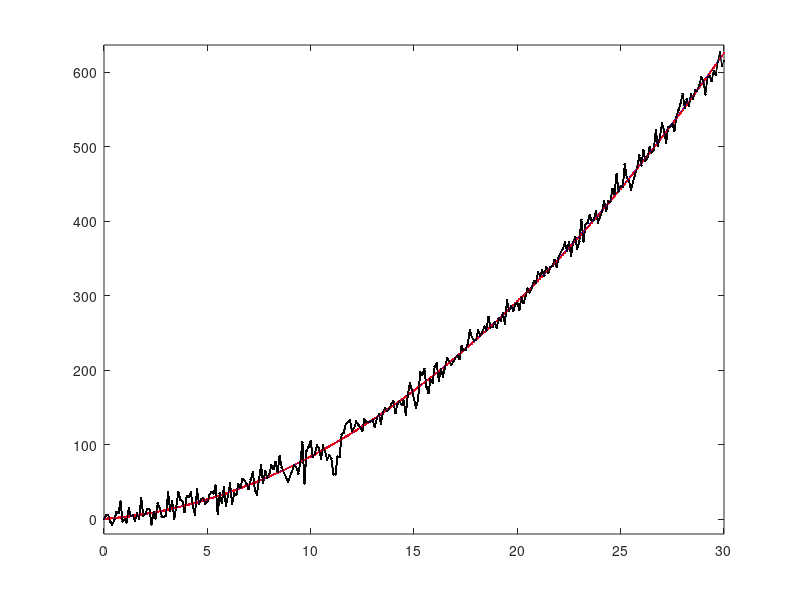

Recreate this plot in MATLAB. (Note: this script raises an error after producing the figure.)
% written by StudentDave
%for licensing and usage questions
%email scienceguy5000 at gmail. com

%Bayesian Ninja tracking Quail using kalman filter

clear all
%% define our meta-variables (i.e. how long and often we will sample)
duration = 30  %how long the Quail flies
dt = .1;  %The Ninja continuously looks for the birdy,
%but we'll assume he's just repeatedly sampling over time at a fixed interval

%% Define update equations (Coefficent matrices): A physics based model for where we expect the Quail to be [state transition (state + velocity)] + [input control (acceleration)]
A = [1 dt; 0 1] ; % state transition matrix:  expected flight of the Quail (state prediction)
B = [dt^2/2; dt]; %input control matrix:  expected effect of the input accceleration on the state.
C = [1 0]; % measurement matrix: the expected measurement given the predicted state (likelihood)
%since we are only measuring position (too hard for the ninja to calculate speed), we set the velocity variable to
%zero.

%% define main variables
u = 1.25; % define acceleration magnitude
Q= [0; 2]; %initized state--it has two components: [position; velocity] of the Quail
Q_no_noise= [0; 2]; %initized state--it has two components: [position; velocity] of the Quail; used as no noise case
Q_estimate = Q;  %x_estimate of initial location estimation of where the Quail is (what we are updating)
QuailAccel_noise_mag = 0.05; %process noise: the variability in how fast the Quail is speeding up (stdv of acceleration: meters/sec^2)
NinjaVision_noise_mag = 10;  %measurement noise: How mask-blinded is the Ninja (stdv of location, in meters)
Ez = NinjaVision_noise_mag^2;% Ez convert the measurement noise (stdv) into covariance matrix
Ex = (QuailAccel_noise_mag)^2 * [dt^4/4 0; 0 dt^2]; % Ex convert the process noise (stdv) into covariance matrix
P = Ex; % estimate of initial Quail position variance (covariance matrix)

%% initize result variables
% Initialize for speed
Q_loc_no_noise = []; % ACTUAL Quail flight path
Q_loc = []; % ACTUAL Quail flight path
vel = []; % ACTUAL Quail velocity
Q_loc_meas = []; % Quail path that the Ninja sees


%% simulate what the Ninja sees over time
figure(2);clf
figure(1);clf
for t = 0 : dt: duration

    % Generate the Quail flight
    QuailAccel_noise = QuailAccel_noise_mag * [(dt^2/2)*randn; dt*randn];
    Q= A * Q+ B * u + QuailAccel_noise;
    Q_no_noise= A * Q_no_noise+ B * u;
    % Generate what the Ninja sees
    NinjaVision_noise = NinjaVision_noise_mag * randn;
    y = C * Q+ NinjaVision_noise;
    Q_loc = [Q_loc; Q(1)];
    Q_loc_no_noise = [Q_loc_no_noise; Q_no_noise(1)];
    if(t > 11.1 && t < 11.3)
        Q_loc_meas = [Q_loc_meas; 60];
    else
        Q_loc_meas = [Q_loc_meas; y];
    end
    vel = [vel; Q(2)];
    %iteratively plot what the ninja sees
    plot(0:dt:t, Q_loc, '-r.')
    plot(0:dt:t, Q_loc_meas, '-k.')
    plot(0:dt:t, Q_loc_no_noise, ':b')
    axis([0 duration -20 (max(max(Q_loc, Q_loc_meas))+10)])
    hold on
    pause(0.025)
end
pause
%plot theoretical path of ninja that doesn't use kalman
plot(0:dt:t, smooth(Q_loc_meas), '-g.')
pause
%plot velocity, just to show that it's constantly increasing, due to
%constant acceleration
%figure(2);
%plot(0:dt:t, vel, '-b.')

figure(2);
tt = 0 : dt : duration;
plot(tt,Q_loc,'-r.',tt,Q_loc_meas,'-k.');
hold on
axis([0 duration -20 (max(max(Q_loc, Q_loc_meas))+10)])


%% Do kalman filtering
%initize estimation variables
Q_loc_estimate = []; %  Quail position estimate
vel_estimate = []; % Quail velocity estimate
Q= [0; 0]; % re-initized state
P_estimate = P;
P_mag_estimate = [];
predic_state = [];
predic_var = [];
for t = 1:length(Q_loc)
    % Predict next state of the quail with the last state and predicted motion.
    Q_estimate = A * Q_estimate + B * u;
    predic_state = [predic_state; Q_estimate(1)] ;
    %predict next covariance
    P = A * P * A' + Ex;
    predic_var = [predic_var; P] ;
    % predicted Ninja measurement covariance
    % Kalman Gain
    K = P*C'*inv(C*P*C'+Ez);
    % Update the state estimate.
    if( mod(t, 20) == 0)
        %Q_estimate(1) = Q_loc_meas(t);
        Q_estimate = Q_estimate + K * (Q_loc_meas(t) - C * Q_estimate);
    else
        Q_estimate = Q_estimate + K * (Q_loc_meas(t) - C * Q_estimate);
    end
    if (randi(20) == 1 )
        bit_flip_pos = int32(bitshift(1, randi(12)))
        Q_estimate
        t/10
        v_or_p = 1
        Q_simulate_flip = int32(Q_estimate(v_or_p)*128)
        Q_simulate_flip = bitxor(Q_simulate_flip, bit_flip_pos)
        Q_simulate_flip = Q_simulate_flip/128.00
        Q_estimate(v_or_p) = Q_simulate_flip
        plot((t-1)/10, Q_simulate_flip, 'o', 'MarkerSize', 10)
        pause
    end
    % update covariance estimation.
    P =  (eye(2)-K*C)*P;


    %Store for plotting
    Q_loc_estimate = [Q_loc_estimate; Q_estimate(1)];
    vel_estimate = [vel_estimate; Q_estimate(2)];
    P_mag_estimate = [P_mag_estimate; P(1)];

    plot(0:dt:(t-1)/10, Q_loc_estimate, '-g')
    pause(0.025)
end

% Plot the results
% figure(2);
% tt = 0 : dt : duration;
% plot(tt,Q_loc,'-r.',tt,Q_loc_meas,'-k.', tt,Q_loc_estimate,'-g.');
% axis([0 duration -20 150])


%plot the evolution of the distributions
% figure(3);clf
% for T = 1:length(Q_loc_estimate)
% clf
%     x = Q_loc_estimate(T)-5:.01:Q_loc_estimate(T)+5; % range on x axis
%      
%     %predicted next position of the quail    
%     hold on
%     mu = predic_state(T); % mean
%     sigma = predic_var(T); % standard deviation
%     y = normpdf(x,mu,sigma); % pdf
%     y = y/(max(y));
%     hl = line(x,y,'Color','m'); % or use hold on and normal plot
%       
%     %data measured by the ninja
%     mu = Q_loc_meas(T); % mean
%     sigma = NinjaVision_noise_mag; % standard deviation
%     y = normpdf(x,mu,sigma); % pdf
%     y = y/(max(y));
%     hl = line(x,y,'Color','k'); % or use hold on and normal plot
%    
%     %combined position estimate
%     mu = Q_loc_estimate(T); % mean
%     sigma = P_mag_estimate(T); % standard deviation
%     y = normpdf(x,mu,sigma); % pdf
%     y = y/(max(y));
%     hl = line(x,y, 'Color','g'); % or use hold on and normal plot
%     axis([Q_loc_estimate(T)-5 Q_loc_estimate(T)+5 0 1]);    
% 
%    
%     %actual position of the quail
%     plot(Q_loc(T));
%     ylim=get(gca,'ylim');
%     line([Q_loc(T);Q_loc(T)],ylim.','linewidth',2,'color','b');
%     legend('state predicted','measurement','state estimate','actual Quail position')
%     pause
%end